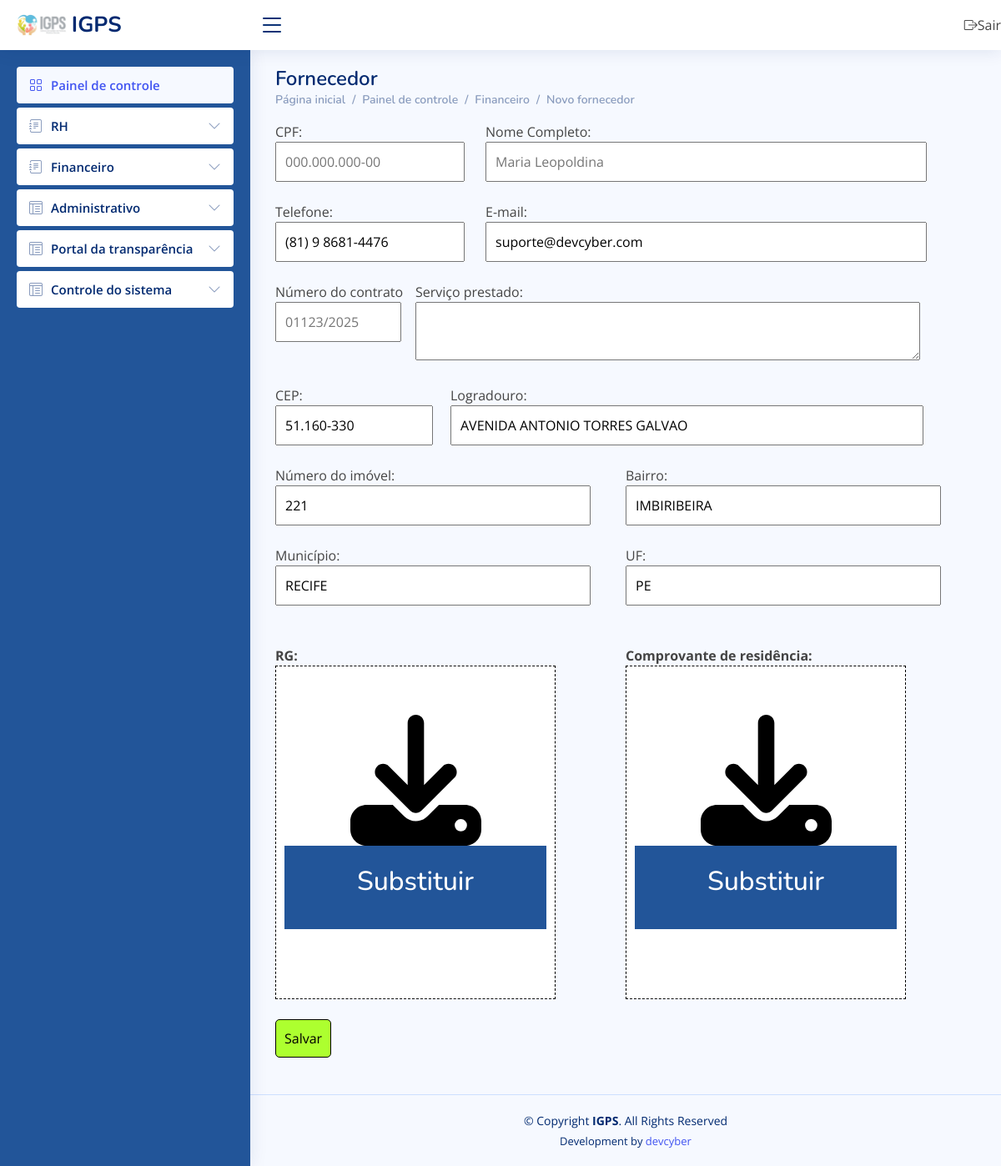
The app's page /editar_fornecedor_pf/1/ (signed in) with its own data.
### corpo/models.py (models this page shows)
class Fornecedor(models.Model):
    razao_social = models.CharField(max_length=200)
    cnpj = models.CharField(max_length=200)
    cep = models.CharField(max_length=200)
    rua = models.CharField(max_length=200)
    n = models.CharField(max_length=200)
    bairro = models.CharField(max_length=200)
    cidade = models.CharField(max_length=200)
    uf = models.CharField(max_length=200)
    telefone = models.CharField(max_length=200)
    email = models.CharField(max_length=200)
    contrato_social = models.FileField(null=True)
    cartao_cnpj = models.FileField(null=True)
    data_abertura = models.CharField(max_length=200)
    atuacao = models.CharField(max_length=200)
    status = models.CharField(max_length=200)

### corpo/views.py (the view)
# urls.py: url(r'editar_fornecedor_pf/(?P<cod>[0-9]+)/', views.editar_fornecedor_pf, name="editar_fornecedor_pf"),
@login_required
def editar_fornecedor_pf(request, cod):
    msg = ''
    if request.method == 'POST':
        nome_completo = request.POST.get('nome_completo')
        cpf = request.POST.get('cpf')
        cep = request.POST.get('cep')
        rua = request.POST.get('rua')
        n = request.POST.get('n')
        bairro = request.POST.get('bairro')
        cidade = request.POST.get('cidade')
        uf = request.POST.get('uf')
        telefone = request.POST.get('telefone')
        n_contrato = request.POST.get('n_contrato')
        email = request.POST.get('email')
        comprovante_residencia = request.FILES['comprovante_residencia']
        rg = request.FILES['rg']
        servico_prestado = request.POST.get('servico_prestado')
        status = ''
        FornecedorPF.objects.filter(id=cod).update(nome_completo=nome_completo, cpf=cpf, cep=cep, rua=rua, n=n, bairro=bairro, cidade=cidade, uf=uf, telefone=telefone, email=email,
        servico_prestado=servico_prestado, status=status, n_contrato=n_contrato)
        if comprovante_residencia != None and comprovante_residencia != '':
            for f in Fornecedor.objects.filter(id=cod):
                f.comprovante_residencia = comprovante_residencia
                f.save()
        if rg != None and rg != '':
            for f in Fornecedor.objects.filter(id=cod):
                f.rg = rg
                f.save()
        msg = 'Salvo!'
        localizar_ip = LocationService()
        resultado = localizar_ip.get_location(str(request.META.get('REMOTE_ADDR')))
        Logs(usuario=request.user.username, data_hora=datetime.now(), dados_post=request.POST.items(), dados_pc_acesso=request.META.get('HTTP_USER_AGENT', ''), ip=request.META.get('REMOTE_ADDR'), tipo_acesso=request.method, pagina=request.path, endereco=resultado).save()
    else:
        localizar_ip = LocationService()
        resultado = localizar_ip.get_location(str(request.META.get('REMOTE_ADDR')))
        Logs(usuario=request.user, data_hora=datetime.now(), dados_post='', dados_pc_acesso=request.META.get('HTTP_USER_AGENT', ''), ip=request.META.get('REMOTE_ADDR'), tipo_acesso=request.method, pagina=request.path, endereco=resultado).save()
    return render(request, 'editar_fornecedor_pf.html', {'permissao': request.user.last_name, 'msg': msg, 'fornecedor': Fornecedor.objects.filter(id=cod)})

### corpo/ip_to_endereco.py (called while the page is built)
    def get_location(self, ip_address):
        try:
            response = self.reader.city(ip_address)
            return str(response.city.name) + ', ' + str(response.subdivisions.most_specific.name) + ' - ' + str(response.country.name)
        except geoip2.errors.AddressNotFoundError:
            return "rastreamento sem exito"

### corpo/templates/editar_fornecedor_pf.html (shortened to what this page needs)
{% extends 'painel.html' %}
{% block link %}
      <h1>Fornecedor</h1>
      <nav>
        <ol class="breadcrumb">
          <li class="breadcrumb-item"><a href="https://igps.net.br/painel/">Página inicial</a></li>
          <li class="breadcrumb-item"><a href="https://igps.net.br/painel/">Painel de controle</a></li>
          <li class="breadcrumb-item"><a href="#">Financeiro</a></li>
          <li class="breadcrumb-item"><a href="#">Novo fornecedor</a></li>
        </ol>
      </nav>
      {% endblock %}
{% block content %}
<form method="POST" enctype="multipart/form-data">{% csrf_token %}
    {% for f in fornecedor %}
    <div style="float: left; width: 100%">
        <div style="float: left; width: 30%;">
            CPF: <br>
            <input type="text" name="cpf" value="{{ f.cpf }}" required="required" id="cpf" placeholder="000.000.000-00">
        </div>
        <div style="float: left; width: 70%;">
            Nome Completo: <br>
            <input type="text" name="nome_completo" id="nome_completo" required="required" value="{{ f.nome_completo }}" placeholder="Maria Leopoldina">
            <br><br>
        </div>
    </div>
    <div style="float: left; width: 100%">
        <div style="float: left; width: 30%;">
            Telefone: <br>
            <input type="text" required="required" name="telefone" value="{{ f.telefone }}" id="telefone" placeholder="(00) 0 0000-0000">
            <br><br>
        </div>
        <div style="float: left; width: 70%;">
            E-mail: <br>
            <input type="email" required="required" name="email" value="{{ f.email }}" placeholder="seu@email.com">
            <br><br>
        </div>
    </div>
    <div style="float: left; width: 100%">
        <div style="float: left; width: 20%;">
            Número do contrato <br>
            <input type="text" name="n_contrato" value="{{ f.n_contrato }}" placeholder="01123/2025">
        </div>
        <div style="float: left; width: 80%;">
            Serviço prestado: <br>
            <textarea id="servico_prestado" name="servico_prestado">{{ f.servico_prestado }}</textarea>
            <br><br>
        </div>
    </div>
    <div style="float: left; width: 100%">
        <div style="float: left; width: 25%;">
            CEP: <br>
            <input type="text" required="required" id="cep" name="cep" value="{{ f.cep }}" placeholder="00000000">
            <br><br>
        </div>
        <div style="float: left; width: 75%;">
            Logradouro: <br>
            <input type="text" required="required" id="logradouro" value="{{ f.rua }}" name="rua" placeholder="Rua Sem Fim">
            <br><br>
        </div>
    </div>
    <div style="float: left; width: 100%">
        <div style="float: left; width: 50%;">
            Número do imóvel: <br>
            <input type="number" required="required" id="n" name="n" value="{{ f.n }}" placeholder="100">
            <br><br>
        </div>
        <div style="float: left; width: 50%;">
            Bairro: <br>
            <input type="text" required="required" id="bairro" name="bairro" value="{{ f.bairro }}" placeholder="Casa Forte">
            <br><br>
        </div>
    </div>
    <div style="float: left; width: 100%">
        <div style="float: left; width: 50%;">
            Município: <br>
            <input type="text" required="required" id="municipio" name="cidade" value="{{ f.cidade }}" placeholder="Fortaleza">
            <br><br>
        </div>
        <div style="float: left; width: 50%;">
            UF: <br>
            <input type="text" required="required" id="uf" name="uf" value="{{ f.uf }}" placeholder="PB">
            <br><br>
        </div>
    </div>
    <div style="float: left; width: 100%">
        <div style="float: left; width: 50%;">
            <br>
            <b>RG:</b> <br>
            <label for="anexo_rg" id="campo-rg" style="border: 1px dashed black; background-color: white; width: 80%; height: 400px; text-align: center; margin: 0 auto">
                <br><br>
                <div style="width: 100%; height: 100px; background-color: #259; color: white"><br><h2>Substituir</h2></div>
            </label>
        </div>
        <div style="float: left; width: 50%;">
            <br>
            <b>Comprovante de residência:</b> <br>
            <label for="anexo_comprovante_residencia" id="campo-comprovante_residencia" style="border: 1px dashed black; background-color: white; width: 80%; height: 400px; text-align: center; margin: 0 auto">
                <br><br>
                <div style="width: 100%; height: 100px; background-color: #259; color: white"><br><h2>Substituir</h2></div>
            </label>
            <br><br>
        </div>
    </div>
    {% endfor %}
    <br><br>
    <button style="padding: 10px; border-radius: 5px; border: 1px solid black; background-color: greenyellow;" id="botao"> Salvar</button>
    <br><br>
</form>
{% endblock %}

### corpo/static/css/style_painel.css (style rules this page uses)
:root { scroll-behavior: smooth; }
body { font-family: "Open Sans", sans-serif; background: #f6f9ff; color: #444444; }
h1, h2, h3, h4, h5, h6 { font-family: "Nunito", sans-serif; }
.pagetitle h1 { font-size: 24px; margin-bottom: 0; font-weight: 600; color: #012970; }
.breadcrumb { font-size: 14px; font-family: "Nunito", sans-serif; color: #899bbd; font-weight: 600; }
.breadcrumb a { color: #899bbd; transition: 0.3s; }
.breadcrumb .breadcrumb-item::before { color: #899bbd; }

### corpo/templates/editar_fornecedor_pf.html (style rules this page uses)
select, textarea, label, input { padding: 10px; width: 90% }
form { width: 100%; }

### records on screen
Fornecedor: telefone "(81) 9 8681-4476", email "suporte@devcyber.com", cep "51.160-330", rua "AVENIDA ANTONIO TORRES GALVAO", n "221", bairro "IMBIRIBEIRA", cidade "RECIFE", uf "PE"
